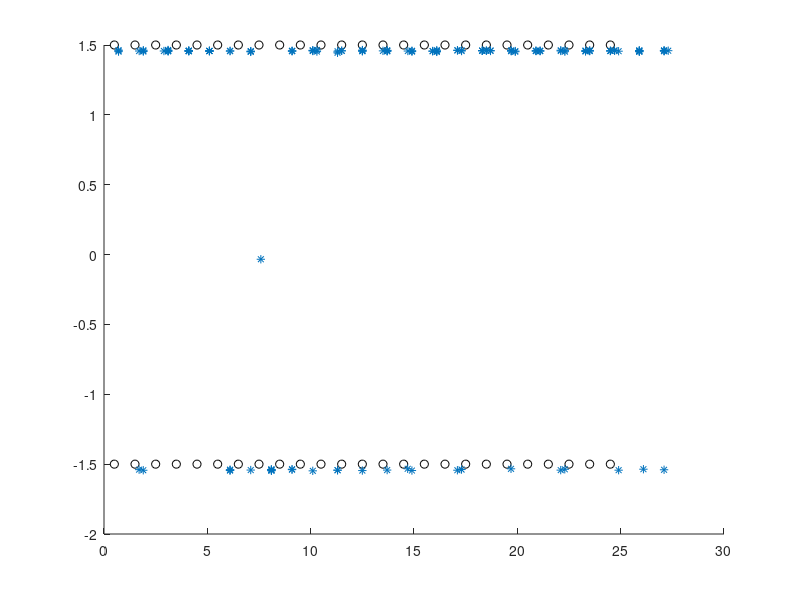

Recreate this plot in MATLAB.
clear
clc
% importing data.
logdata=importdata('loog.txt', ' ');
log1data=importdata('loog1.txt',' ');
log100data=importdata('loog100.txt',' ')

% definning groundtrouth and the 
x2=log100data(:,1);
y2=log100data(:,2);
x1=log1data(:,1);
y1=log1data(:,2);
x=logdata(:,1);
y=logdata(:,2);
groundtrouth=0.5:1:25;
groundtrouthypos=[-1.5 -1.5 -1.5 -1.5 -1.5 -1.5 -1.5 -1.5 -1.5 -1.5 -1.5 -1.5 -1.5 -1.5 -1.5 -1.5 -1.5 -1.5 -1.5 -1.5 -1.5 -1.5 -1.5 -1.5 -1.5 ];
grountrouthneg=[1.5 1.5 1.5 1.5 1.5 1.5 1.5 1.5 1.5 1.5 1.5 1.5 1.5 1.5 1.5 1.5 1.5 1.5 1.5 1.5 1.5 1.5 1.5 1.5 1.5];
time=logdata(:,3);
distvector=1:size(logdata);
distvector=distvector.*0.2;
distvector1=1:size(log1data);
distvector1=distvector1.*0.2;
distvector2=1:size(log100data);
distvector2=distvector2.*0.2;
Meantime=mean(time)
Maxtime=max(time)
MinTime=min(time)
Stdvariation=std(time)
xkorigeret=x+distvector';
x1korigeret=x1+distvector1';
x2korigeret=x2+distvector2';
hold on
plot(groundtrouth,groundtrouthypos,'o k',groundtrouth,grountrouthneg,'o k')
plot(xkorigeret,y,'*')
%plot(x1korigeret,y1,'*')
%plot(x2korigeret,y2,'*')
%legend('GroungTruth','1100 iteration','1000iterations','100 iterations')
